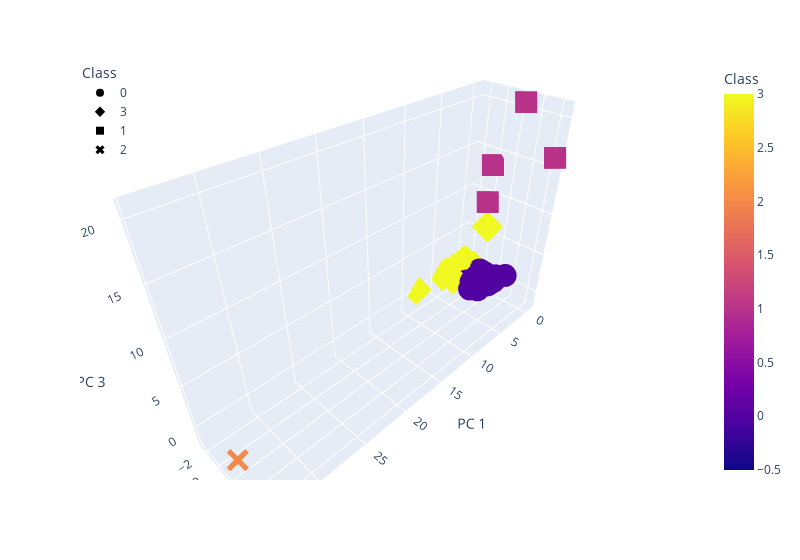

Notebook code for this chart:
### Markdown cell above
### Deliverable 4: Visualizing Cryptocurrencies Results

#### 3D-Scatter with Clusters

### Code cell
# Creating a 3D-Scatter with the PCA data and the clusters
fig = px.scatter_3d(
    clustered_df,
    x='PC 1',
    y='PC 2',
    z='PC 3',
    color='Class',
    symbol='Class',
    hover_name='CoinName',
    hover_data=['Algorithm'],
    width=800
)
fig.update_layout(legend=dict(x=0,y=1))
fig.show()

### Figure 1 — Plotly figure (JSON) as saved in the notebook; plotly's stock layout.template omitted (floating-point values rounded to 4 significant figures; data arrays with more than 128 entries replaced by an {"elided": "..."} marker saying what was removed)
{"data": [{"customdata": {"elided": "287x1 str values"}, "hovertemplate": "<b>%{hovertext}</b><br><br>Class=%{marker.color}<br>PC 1=%{x}<br>PC 2=%{y}<br>PC 3=%{z}<br>Algorithm=%{customdata[0]}<extra></extra>", "hovertext": {"elided": "287 str values"}, "legendgroup": "0", "marker": {"color": {"elided": "287 int values"}, "coloraxis": "coloraxis", "symbol": "circle"}, "mode": "markers", "name": "0", "scene": "scene", "showlegend": true, "type": "scatter3d", "x": {"elided": "287 float values"}, "y": {"elided": "287 float values"}, "z": {"elided": "287 float values"}}, {"customdata": {"elided": "240x1 str values"}, "hovertemplate": "<b>%{hovertext}</b><br><br>Class=%{marker.color}<br>PC 1=%{x}<br>PC 2=%{y}<br>PC 3=%{z}<br>Algorithm=%{customdata[0]}<extra></extra>", "hovertext": {"elided": "240 str values"}, "legendgroup": "3", "marker": {"color": {"elided": "240 int values"}, "coloraxis": "coloraxis", "symbol": "diamond"}, "mode": "markers", "name": "3", "scene": "scene", "showlegend": true, "type": "scatter3d", "x": {"elided": "240 float values"}, "y": {"elided": "240 float values"}, "z": {"elided": "240 float values"}}, {"customdata": [["Proof-of-BibleHash"], ["SHA-256 + Hive"], ["ECC 256K1"], ["Leased POS"]], "hovertemplate": "<b>%{hovertext}</b><br><br>Class=%{marker.color}<br>PC 1=%{x}<br>PC 2=%{y}<br>PC 3=%{z}<br>Algorithm=%{customdata[0]}<extra></extra>", "hovertext": ["BiblePay", "LitecoinCash", "Acute Angle Cloud", "Waves"], "legendgroup": "1", "marker": {"color": [1, 1, 1, 1], "coloraxis": "coloraxis", "symbol": "square"}, "mode": "markers", "name": "1", "scene": "scene", "showlegend": true, "type": "scatter3d", "x": [-0.2369, -0.2889, -0.3684, -0.4476], "y": [0.003158, 6.791, 2.792, -0.05021], "z": [9.255, 16.41, 20.76, 13.53]}, {"customdata": [["TRC10"]], "hovertemplate": "<b>%{hovertext}</b><br><br>Class=%{marker.color}<br>PC 1=%{x}<br>PC 2=%{y}<br>PC 3=%{z}<br>Algorithm=%{customdata[0]}<extra></extra>", "hovertext": ["BitTorrent"], "legendgroup": "2", "marker": {"color": [2], "coloraxis": "coloraxis", "symbol": "x"}, "mode": "markers", "name": "2", "scene": "scene", "showlegend": true, "type": "scatter3d", "x": [34.08], "y": [1.912], "z": [-0.4875]}], "layout": {"coloraxis": {"colorbar": {"title": {"text": "Class"}}, "colorscale": [[0, "#0d0887"], [0.1111, "#46039f"], [0.2222, "#7201a8"], [0.3333, "#9c179e"], [0.4444, "#bd3786"], [0.5556, "#d8576b"], [0.6667, "#ed7953"], [0.7778, "#fb9f3a"], [0.8889, "#fdca26"], [1, "#f0f921"]]}, "legend": {"title": {"text": "Class"}, "tracegroupgap": 0, "x": 0, "y": 1}, "margin": {"t": 60}, "scene": {"domain": {"x": [0, 1], "y": [0, 1]}, "xaxis": {"title": {"text": "PC 1"}}, "yaxis": {"title": {"text": "PC 2"}}, "zaxis": {"title": {"text": "PC 3"}}}, "width": 800}}
